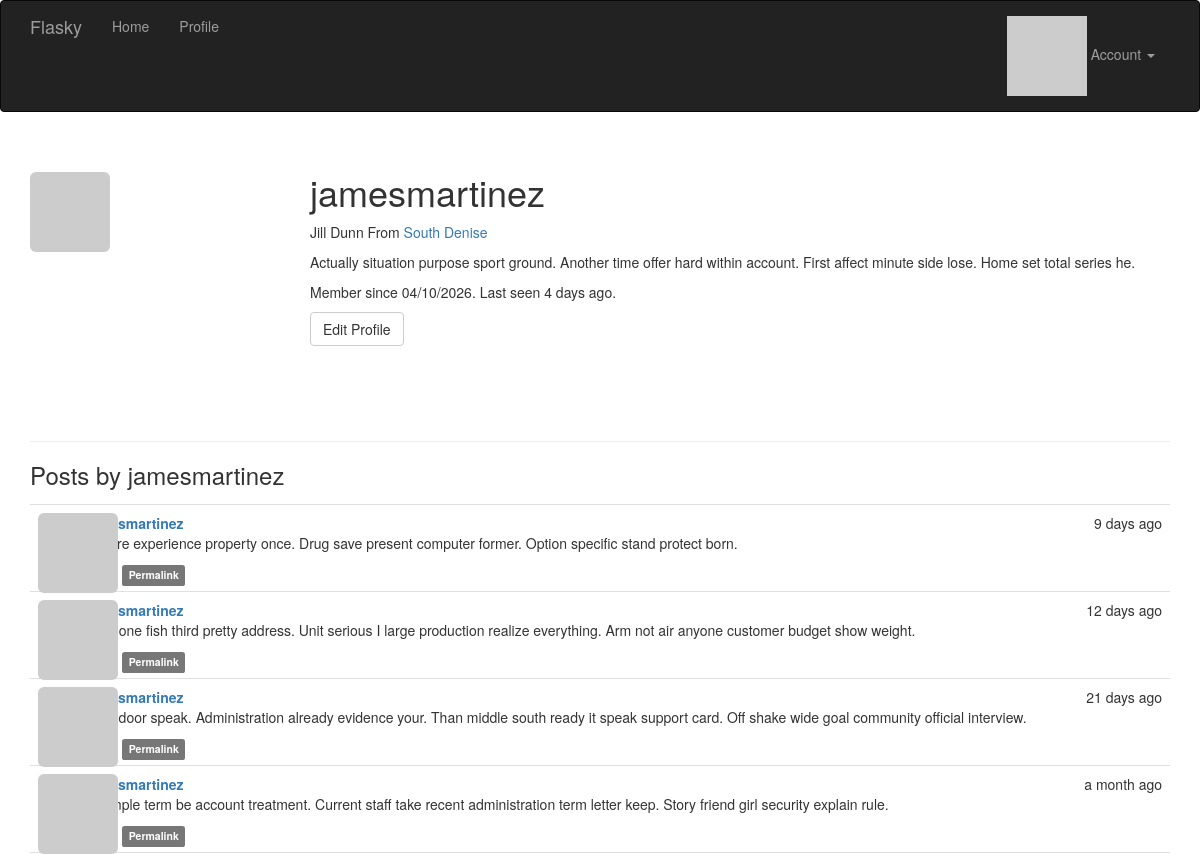
The app's page /user/jamesmartinez (signed in) with its own data.
### app/models.py (models this page shows, shortened)
class User(UserMixin, db.Model):
    __tablename__ = "users"
    id: Mapped[int] = mapped_column(primary_key=True)
    email: Mapped[str] = mapped_column(unique=True, index=True)
    username: Mapped[str] = mapped_column(unique=True, index=True)
    role_id: Mapped[int] = mapped_column(ForeignKey("roles.id"), nullable=True)
    password_hash: Mapped[str] = mapped_column(nullable=False)
    confirmed: Mapped[bool] = mapped_column(default=False)
    name: Mapped[str | None] = mapped_column()
    location: Mapped[str | None] = mapped_column()
    about_me: Mapped[str | None] = mapped_column(Text)
    member_since: Mapped[datetime] = mapped_column(DateTime(timezone=True), default=lambda: datetime.now(UTC))
    last_seen: Mapped[datetime] = mapped_column(DateTime(timezone=True), default=lambda: datetime.now(UTC))
    avatar_hash: Mapped[str | None] = mapped_column()
    posts: DynamicMapped["Post"] = relationship(back_populates="author", lazy="dynamic")
    @property
    def password(self) -> None:
        raise AttributeError("password is not a readable attribute")
    def can(self, perm: int) -> bool:
        return self.role is not None and self.role.has_permission(perm)
    def is_administrator(self) -> bool:
        return self.can(Permission.ADMIN)
    def ping(self) -> None:
        self.last_seen = datetime.now(UTC)
        db.session.add(self)
        db.session.commit()
    def gravatar(self, size: int = 100, default: str = "identicon", rating: str = "g") -> str:
        url: str = "https://secure.gravatar.com/avatar"
        hash_avatar: str = self.avatar_hash or self.gravatar_hash()
        return f"{url}/{hash_avatar}?s={size}&d={default}&r={rating}'."

class Post(db.Model):
    __tablename__ = "posts"
    id: Mapped[int] = mapped_column(primary_key=True)
    body: Mapped[str | None] = mapped_column(Text)
    body_html: Mapped[str | None] = mapped_column(Text)
    timestamp: Mapped[datetime] = mapped_column(DateTime, index=True, default=lambda: datetime.now(UTC))
    author_id: Mapped[int] = mapped_column(ForeignKey("users.id"))
    author: Mapped["User"] = relationship(back_populates="posts")

### app/main/views.py (the view)
@main.route("/user/<username>")
def user(username: str):
    user: User = User.query.filter_by(username=username).first()
    if user is None:
        abort(404)
    posts =  user.posts.order_by(Post.timestamp.desc()).all()
    return render_template("user.html", user=user, posts=posts)

### app/auth/views.py (called while the page is built)
@auth.before_app_request
def before_request():
    if current_user.is_authenticated:
        current_user.ping()
        if not current_user.confirmed and request.blueprint != "auth" and request.endpoint != "static":
            return redirect(url_for("auth.unconfirmed"))
    return None

### app/main/__init__.py (called while the page is built)
@main.app_context_processor
def inject_permissions():
    return dict(Permission=Permission)

### app/models.py (called while the page is built)
@login_manager.user_loader
def load_user(user_id) -> User |  None:
    return db.session.get(User, int(user_id))

    def has_permission(self, perm):
        return self.permissions & perm == perm

### app/templates/user.html (shortened to what this page needs)
{% extends "base.html" %}
{% block page_content %}
<div class="page-header">
    <img class="img-rounded profile-thumbnail" src="{{ user.gravatar(size=256) }}">
    <div class="profile-header">
        <h1>{{ user.username }}</h1>
        {% if user.name or user.location %}
            <p>
                {% if user.name %}{{ user.name }}{% endif %}
                {% if user.location %}
                    From <a href="https://maps.google.com/?q={{ user.location }}">
                            {{ user.location }}
                         </a>
                {% endif %}
            </p>
        {% endif %}
        {% if user.about_me %}
            <p>{{ user.about_me }}</p>
        {% endif %}
        <p>
            Member since {{ moment(user.member_since).format("L") }}.
            Last seen {{ moment(user.last_seen).fromNow() }}.
        </p>
        <p>
            {% if user == current_user %}
                <a class="btn btn-default" href="{{ url_for('.edit_profile') }}">Edit Profile</a>
            {% endif %}
        </p>
    </div>
</div>
<h3>Posts by {{ user.username }}</h3>
{% include "_posts.html" %}
{% endblock %}

### app/templates/_posts.html
<ul class="posts">
    {% for post in posts %}
        <li class="post">
            <div class="post-thumbnail">
                <a href="{{ url_for('.user', username=post.author.username) }}">
                    <img class="img-rounded profile-thumbnail" src="{{ post.author.gravatar(size=40) }}">
                </a>
            </div>
            <div class="post-content">
                <div class="post-date">{{ moment(post.timestamp).fromNow() }}</div>
                <div class="post-author"><a href="{{ url_for('.user', username=post.author.username) }}">{{ post.author.username }}</a></div>
                <div class="post-body">
                    {% if post.body_html %}
                        {{ post.body_html | safe }}
                    {% else %}
                        {{ post.body }}
                    {% endif %}
                </div>
                <div class="post-footer">
                    {% if current_user == post.author %}
                        <a href="{{ url_for('.edit', id=post.id) }}">
                            <span class="label label-primary">Edit</span>
                        </a>
                    {% elif current_user.is_administrator() %}
                        <a href="{{ url_for('.edit', id=post.id) }}">
                            <span class="label label-danger">Edit [Admin]</span>
                        </a>
                    {% endif %}
                    <a href="{{ url_for('.post', id=post.id) }}">
                        <span class="label label-default">Permalink</span>
                    </a>
                </div>
            </div>
        </li>
    {% endfor %}
</ul>

### app/static/styles.css (style rules this page uses)
.profile-thumbnail { position: absolute; }
.profile-header { min-height: 260px; margin-left: 280px; }
ul.posts { list-style-type: none; padding: 0px; margin: 16px 0px 0px 0px; border-top: 1px solid #e0e0e0; }
ul.posts li.post { padding: 8px; border-bottom: 1px solid #e0e0e0; }
div.post-date { float: right; }
div.post-author { font-weight: bold; }
div.post-thumbnail { position: absolute; }
div.post-content { margin-left: 48px; min-height: 48px; }

### records on screen
User: username "jamesmartinez", name "Jill Dunn", location "South Denise", about_me "Actually situation purpose sport ground. Another time offer hard within account. First affect minute side lose. Home set total series he.", member_since "04/10/2026", last_seen "4 days ago"
Post: timestamp "9 days ago", author.username "jamesmartinez", body_html "Picture experience property once. Drug save present computer former. Option specific stand protect born."
Post: timestamp "12 days ago", author.username "jamesmartinez", body_html "Help one fish third pretty address. Unit serious I large production realize everything. Arm not air anyone customer budget show weight."
Post: timestamp "21 days ago", author.username "jamesmartinez", body_html "Only door speak. Administration already evidence your. Than middle south ready it speak support card. Off shake wide goal community official interview."
Post: timestamp "a month ago", author.username "jamesmartinez", body_html "Example term be account treatment. Current staff take recent administration term letter keep. Story friend girl security explain rule."
